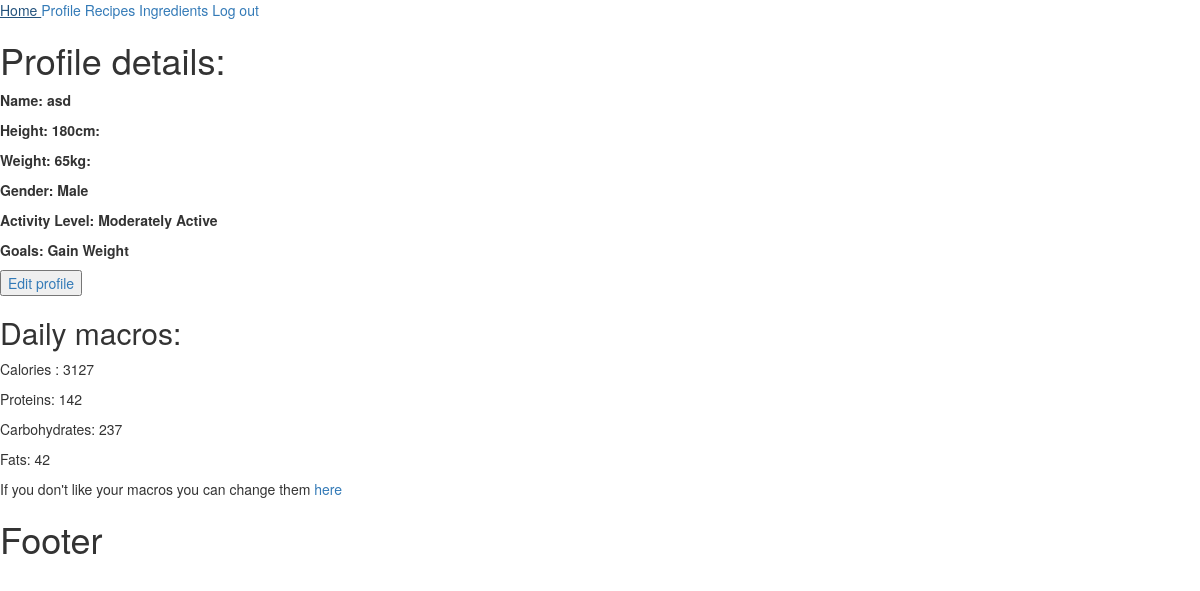
Before: /accounts/account_details (signed in) with the older database file.
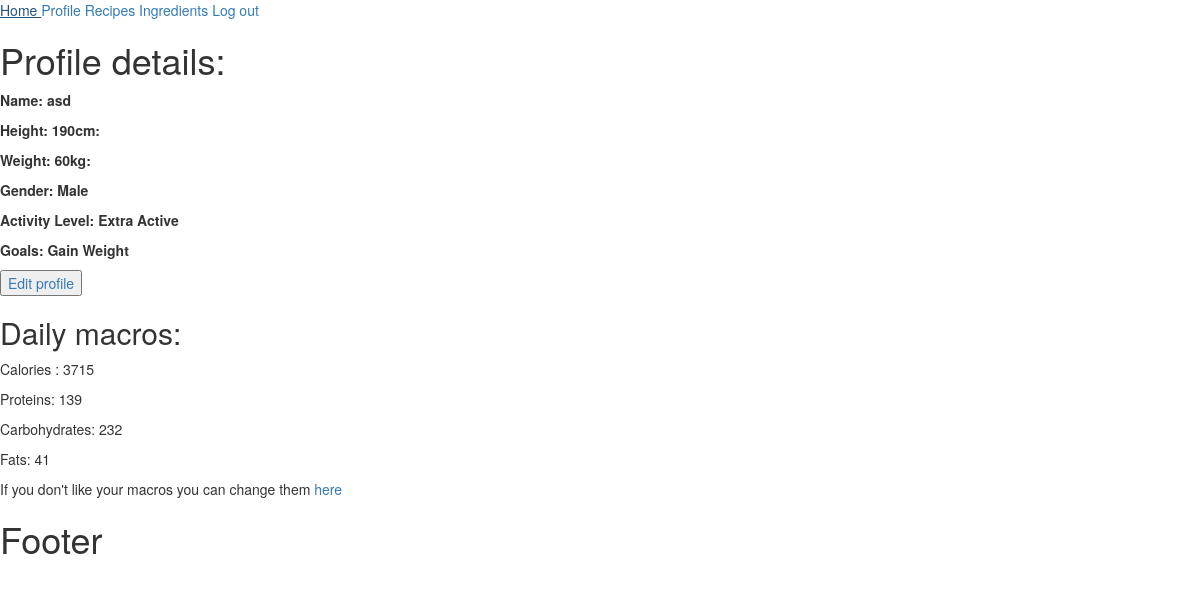
After: the same page with the newer database file.
### accounts/models.py (models this page shows)
class Account(models.Model):
    GENDER_CHOICES = [
        ('Male', 'Male'),
        ('Female', 'Female')
    ]
    GOALS_CHOICES = [
        ('Lose Weight', 'Lose Weight'),
        ('Gain Weight', 'Gain Weight'),
        ('Maintain Weight', 'Maintain Weight')
    ]
    ACTIVITY_LEVEL_CHOICES = [
        ('Sedentary', 'Sedentary'),
        ('Lightly Active', 'Lightly Active'),
        ('Moderately Active', 'Moderately Active'),
        ('Very Active', 'Very Active'),
        ('Extra Active', 'Extra Active')
    ]
    weight = models.IntegerField()
    height = models.IntegerField()
    age = models.IntegerField(validators=[MinValueValidator(5)])
    gender = models.CharField(max_length=6, choices=GENDER_CHOICES)
    goal = models.CharField(max_length=30, choices=GOALS_CHOICES)
    activity = models.CharField(max_length=30, choices=ACTIVITY_LEVEL_CHOICES)
    calories = models.IntegerField(validators=[MinValueValidator(100)])
    protein = models.IntegerField(validators=[MinValueValidator(0)])
    carbs = models.IntegerField(validators=[MinValueValidator(0)])
    fats = models.IntegerField(validators=[MinValueValidator(0)])
    user = models.OneToOneField(User, on_delete=models.CASCADE)

### accounts/views.py (the view)
# urls.py: path('account_details', account_details, name='account details page'),
@login_required
def account_details(request):
    account = check_if_user_has_completed_the_profile(request.user)
    if not account:
        return redirect('account creation page')
    else:
        return render(request, 'accounts/account_details.html', context={'account': account})

### accounts/views.py (called while the page is built)
def check_if_user_has_completed_the_profile(user):
    try:
        account = user.account
        return account
    except Account.DoesNotExist:
        return False

### templates/accounts/account_details.html (shortened to what this page needs)
{% extends 'base.html' %}
{% block main_content %}
    <h1>Profile details: </h1>
    <div id="profile-details">
        <p><strong>Name: {{ request.user.username }}</strong> </p>
        <p><strong>Height: {{ account.height }}cm:</strong> </p>
        <p><strong>Weight: {{ account.weight }}kg:</strong> </p>
        <p><strong>Gender: {{ account.gender }}</strong> </p>
        <p><strong>Activity Level: {{ account.activity }}</strong> </p>
        <p><strong>Goals: {{ account.goal }}</strong> </p>
    </div>
    <a href="{% url 'account edit page'%}">
    <button>Edit profile</button>
    </a>
    <h2>Daily macros:</h2>
    <div>
        <p>Calories : {{ account.calories }}</p>
        <p>Proteins: {{ account.protein }}</p>
        <p>Carbohydrates: {{ account.carbs  }}</p>
        <p>Fats: {{ account.fats }}</p>
    </div>
    <p>If you don't like your macros you can change them <a href="{% url 'account macros edit page' %}">here</a></p>
{% endblock %}

### templates/base.html (shortened to what this page needs)
{% load static %}
<!DOCTYPE html>
<html lang="en">
<head>
    <link rel="stylesheet" href="https://cdn.jsdelivr.net/npm/bootstrap@3.4.1/dist/css/bootstrap.min.css"
>
    <link rel="stylesheet" href="https://cdn.jsdelivr.net/npm/bootstrap@3.4.1/dist/css/bootstrap-theme.min.css"
>
    <link href="https://cdn.jsdelivr.net/npm/select2@4.1.0-rc.0/dist/css/select2.min.css" rel="stylesheet"/>
</head>
<body>
{% if user.is_authenticated %}
    {% include 'navigation.html' %}
{% else %}
    {% include 'no_profile_navigation.html' %}
{% endif %}
{% block main_content %}{% endblock %}
{% include 'footer.html' %}
</body>
</html>

### templates/navigation.html (shortened to what this page needs)
<a href="{% url 'home page' %}">Home </a>
<a href="{% url 'account details page' %}">Profile</a>
<a href="{% url 'recipes index page' %}">Recipes</a>
<a href="{% url 'index ingredients page' %}">Ingredients</a>
<a href="{% url 'log out page' %}">Log out</a>

### templates/footer.html
<h1>Footer</h1>

Changed rows visible on the page:
changed Account "Male": height "180" → "190"; weight "65" → "60"; activity "Moderately Active" → "Extra Active"; calories "3127" → "3715"; protein "142" → "139"; carbs "237" → "232"; fats "42" → "41"
